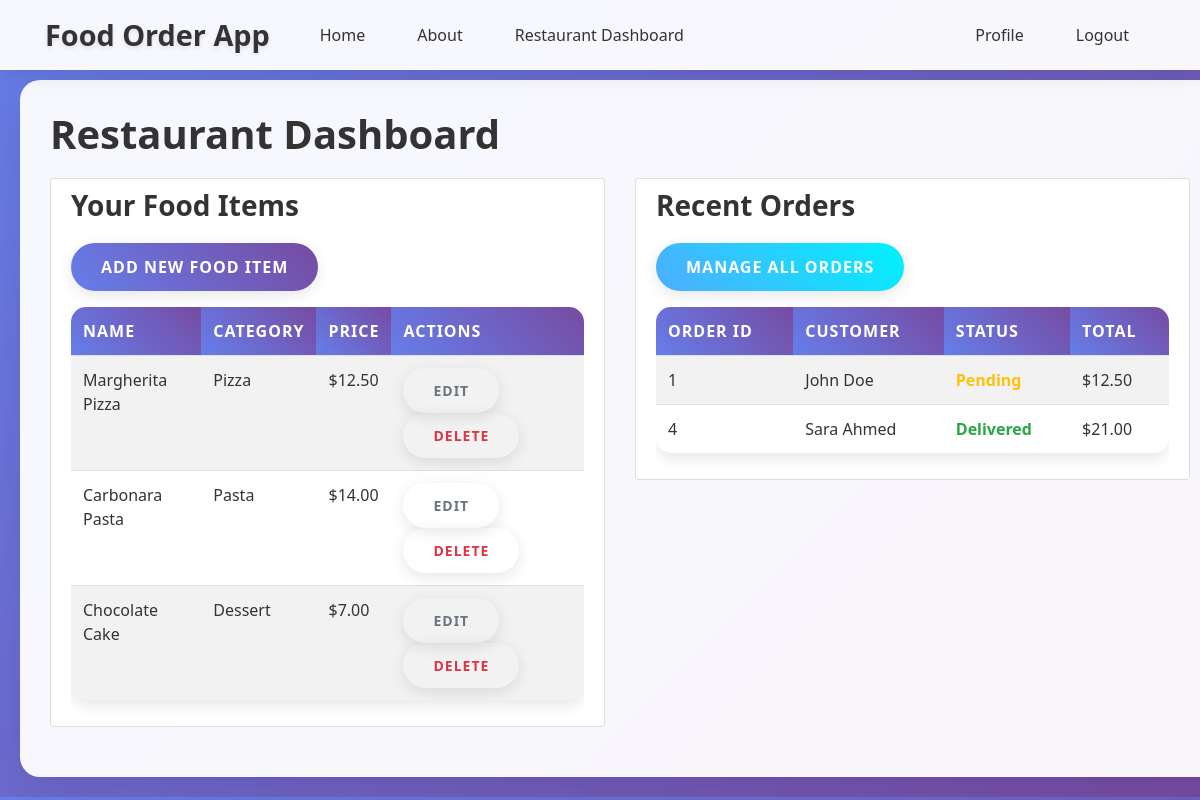
/restaurant/dashboard (signed in), run on the app's committed database.
### app/models/food_item.py (models this page shows, shortened)
class FoodItem(db.Model):
    __tablename__ = 'food_items'
    id = db.Column(db.Integer, primary_key=True)
    name = db.Column(db.String(100), nullable=False)
    description = db.Column(db.Text, nullable=True)
    price = db.Column(db.Numeric(10, 2), nullable=False)
    image_url = db.Column(db.String(200), nullable=True)
    restaurant_id = db.Column(db.Integer, db.ForeignKey('users.id'), nullable=False)
    category = db.Column(db.String(50), nullable=False)  # Existing category field
    created_at = db.Column(db.DateTime, default=datetime.utcnow)
    orders = db.relationship('Order', backref='food_item', lazy=True, foreign_keys='[Order.food_item_id]')

### app/models/order.py (models this page shows, shortened)
class Order(db.Model):
    __tablename__ = 'orders'
    id = db.Column(db.Integer, primary_key=True)
    customer_id = db.Column(db.Integer, db.ForeignKey('users.id'), nullable=False)
    food_item_id = db.Column(db.Integer, db.ForeignKey('food_items.id'), nullable=False)
    restaurant_id = db.Column(db.Integer, db.ForeignKey('users.id'), nullable=False)
    quantity = db.Column(db.Integer, nullable=False)
    total_price = db.Column(db.Numeric(10, 2), nullable=False)
    status = db.Column(db.Enum('pending', 'accepted', 'preparing', 'ready', 'delivered', 'cancelled', name='order_status'), default='pending')
    payment_id = db.Column(db.Integer, db.ForeignKey('payments.id'), nullable=True)
    order_date = db.Column(db.DateTime, default=datetime.utcnow)
    payment = db.relationship("Payment", backref="order", uselist=False, foreign_keys=[payment_id])

### app/models/user.py (models this page shows, shortened)
class User(db.Model, UserMixin):
    __tablename__ = 'users'
    id = db.Column(db.Integer, primary_key=True)
    name = db.Column(db.String(100), nullable=False)
    email = db.Column(db.String(120), unique=True, nullable=False)
    phone_number = db.Column(db.String(20), unique=True, nullable=False)
    location = db.Column(db.String(200), nullable=False)
    password = db.Column(db.String(60), nullable=False)
    role = db.Column(db.Enum('admin', 'customer', 'restaurant', name='user_roles'), default='customer')
    status = db.Column(db.Enum('active', 'pending', 'suspended', name='account_status'), default='active')
    food_items = db.relationship('FoodItem', backref='restaurant_owner', lazy=True, foreign_keys='FoodItem.restaurant_id')
    orders_as_customer = db.relationship('Order', backref='customer_user', lazy=True, foreign_keys='Order.customer_id')
    orders_as_restaurant = db.relationship('Order', backref='restaurant_user', lazy=True, foreign_keys='Order.restaurant_id')
    payments_as_customer = db.relationship('Payment', backref='customer_payer', lazy=True, foreign_keys='Payment.customer_id')
    payments_as_restaurant = db.relationship('Payment', backref='restaurant_receiver', lazy=True, foreign_keys='Payment.restaurant_id')

### app/routes/restaurant.py (the view)
@restaurant.route("/dashboard")
@login_required
@restaurant_required
def dashboard():
    food_items = FoodItem.query.filter_by(restaurant_id=current_user.id).all()
    orders = Order.query.filter_by(restaurant_id=current_user.id).all()
    return render_template("restaurant_dashboard.html", food_items=food_items, orders=orders)

### app/templates/restaurant_dashboard.html
{% extends "base.html" %}
{% block content %}
    <h1>Restaurant Dashboard</h1>
    <div class="row">
        <div class="col-md-6">
            <div class="content-section">
                <h3>Your Food Items</h3>
                <a href="{{ url_for('restaurant.add_food_item') }}" class="btn btn-primary mb-3">Add New Food Item</a>
                {% if food_items %}
                    <div class="table-responsive">
                        <table class="table table-striped">
                            <thead>
                                <tr>
                                    <th>Name</th>
                                    <th>Category</th>
                                    <th>Price</th>
                                    <th>Actions</th>
                                </tr>
                            </thead>
                            <tbody>
                                {% for food_item in food_items %}
                                    <tr>
                                        <td>{{ food_item.name }}</td>
                                        <td>{{ food_item.category }}</td>
                                        <td>${{ food_item.price }}</td>
                                        <td>
                                            <a href="{{ url_for('restaurant.edit_food_item', food_item_id=food_item.id) }}" class="btn btn-sm btn-outline-secondary">Edit</a>
                                            <form method="POST" action="{{ url_for('restaurant.delete_food_item', food_item_id=food_item.id) }}" style="display: inline;">
                                                <button type="submit" class="btn btn-sm btn-outline-danger" onclick="return confirm('Are you sure?')">Delete</button>
                                            </form>
                                        </td>
                                    </tr>
                                {% endfor %}
                            </tbody>
                        </table>
                    </div>
                {% else %}
                    <p>No food items yet. <a href="{{ url_for('restaurant.add_food_item') }}">Add your first food item</a>.</p>
                {% endif %}
            </div>
        </div>
        <div class="col-md-6">
            <div class="content-section">
                <h3>Recent Orders</h3>
                <a href="{{ url_for('restaurant.manage_orders') }}" class="btn btn-info mb-3">Manage All Orders</a>
                {% if orders %}
                    <div class="table-responsive">
                        <table class="table table-striped">
                            <thead>
                                <tr>
                                    <th>Order ID</th>
                                    <th>Customer</th>
                                    <th>Status</th>
                                    <th>Total</th>
                                </tr>
                            </thead>
                            <tbody>
                                {% for order in orders[:5] %}
                                    <tr>
                                        <td>{{ order.id }}</td>
                                        <td>{{ order.customer_user.name }}</td>
                                        <td><span class="order-status {{ order.status }}">{{ order.status.title() }}</span></td>
                                        <td>${{ order.total_price }}</td>
                                    </tr>
                                {% endfor %}
                            </tbody>
                        </table>
                    </div>
                {% else %}
                    <p>No orders yet.</p>
                {% endif %}
            </div>
        </div>
    </div>
{% endblock content %}

### app/static/main.css (style rules this page uses)
body { background: #fafafa; color: #333333; margin-top: 5rem; }
h1, h2, h3, h4, h5, h6 { color: #444444; }
.content-section { background: #ffffff; padding: 10px 20px; border: 1px solid #dddddd; border-radius: 3px; margin-bottom: 20px; }
.order-status { font-weight: bold; }
.order-status.pending { color: #ffc107; }
.order-status.delivered { color: #28a745; }
body { padding-bottom: 70px; }
@media (min-width: 768px) { body { background: linear-gradient(135deg, #667eea 0%, #764ba2 100%); font-family: 'Segoe UI', Tahoma, Geneva, Verdana, sans-serif; padding-bottom: 0; } }
@media (min-width: 768px) { h1, h2, h3, h4, h5, h6 { color: #333; font-weight: 700; margin-bottom: 20px; } }
@media (min-width: 768px) { .btn { border-radius: 25px; padding: 12px 30px; font-weight: 600; text-transform: uppercase; letter-spacing: 1px; transition: all 0.3s ease; border: none; box-shadow: 0 4px 15px rgba(0, 0, 0, 0.1); } }
@media (min-width: 768px) { .btn-primary { background: linear-gradient(45deg, #667eea, #764ba2); color: white; } }
@media (min-width: 768px) { .btn-info { background: linear-gradient(45deg, #4facfe, #00f2fe); } }
@media (min-width: 768px) { .table { border-radius: 15px; overflow: hidden; box-shadow: 0 5px 15px rgba(0, 0, 0, 0.1); } }
@media (min-width: 768px) { .table thead th { background: linear-gradient(45deg, #667eea, #764ba2); color: white; border: none; font-weight: 600; text-transform: uppercase; letter-spacing: 1px; } }
@media (min-width: 768px) { .table tbody tr { transition: all 0.3s ease; } }

### data on the page
FoodItem: name "Margherita Pizza", category "Pizza", price "12.50"
FoodItem: name "Carbonara Pasta", category "Pasta", price "14.00"
FoodItem: name "Chocolate Cake", category "Dessert", price "7.00"
Order: id "1", customer_user.name "John Doe", status "Pending", total_price "12.50"
Order: id "4", customer_user.name "Sara Ahmed", status "Delivered", total_price "21.00"
